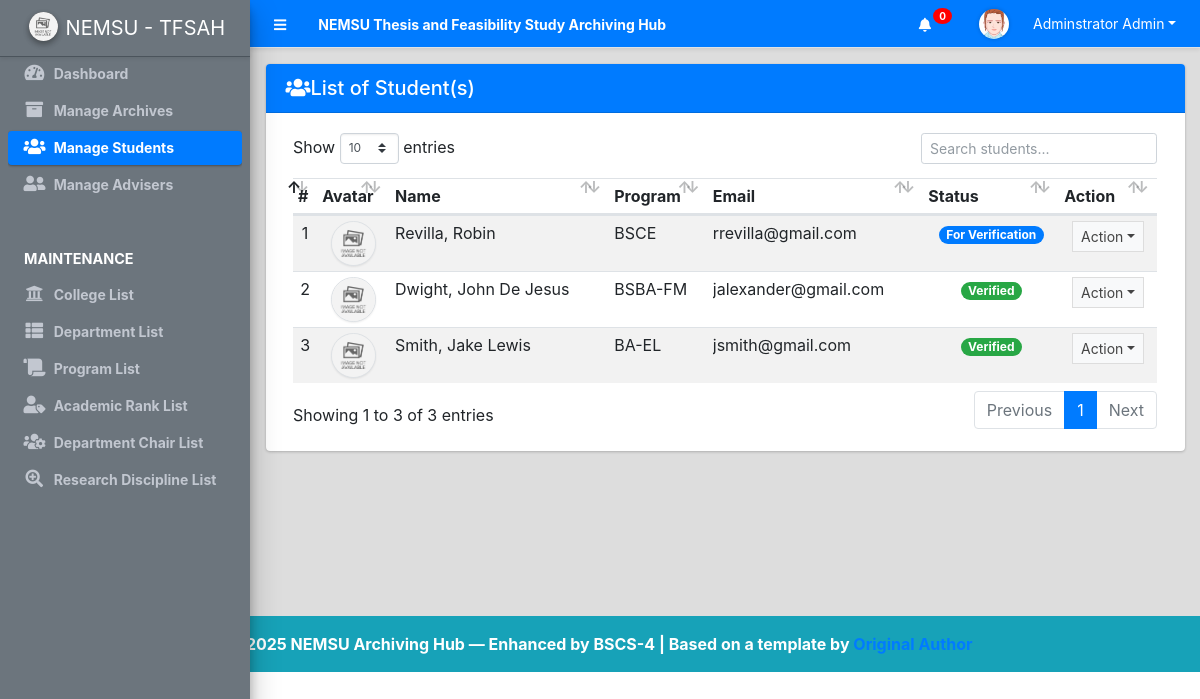
Page /admin/?page=students (signed in) on the committed database.
### tables this page shows
CREATE TABLE `student_list` (
  `id` int(30) NOT NULL,
  `firstname` text NOT NULL,
  `middlename` text NOT NULL,
  `lastname` text NOT NULL,
  `college_id` int(30) NOT NULL,
  `department_id` int(30) NOT NULL,
  `curriculum_id` int(30) NOT NULL,
  `email` text NOT NULL,
  `password` text NOT NULL,
  `gender` varchar(50) NOT NULL,
  `status` tinyint(4) NOT NULL DEFAULT 0,
  `avatar` text NOT NULL,
  `date_created` datetime NOT NULL DEFAULT current_timestamp(),
  `date_updated` datetime DEFAULT NULL ON UPDATE current_timestamp()
);

CREATE TABLE `curriculum_list` (
  `id` int(30) NOT NULL,
  `college_id` int(30) NOT NULL,
  `department_id` int(30) NOT NULL,
  `name` text NOT NULL,
  `description` text NOT NULL,
  `status` tinyint(1) NOT NULL DEFAULT 1,
  `date_created` datetime NOT NULL DEFAULT current_timestamp(),
  `date_updated` datetime DEFAULT NULL ON UPDATE current_timestamp()
);

### config.php (called while the page is built, shortened)
<?php
require_once('classes/DBConnection.php');
require_once('classes/SystemSettings.php');
function validate_image($file){
	if(!empty($file)){
        $ex = explode('?',$file);
        $file = $ex[0];
        $param =  isset($ex[1]) ? '?'.$ex[1]  : '';
		if(is_file(base_app.$file)){
			return base_url.$file.$param;
		}else{
			return base_url.'dist/img/no-image-available.png';
		}
	}else{
		return base_url.'dist/img/no-image-available.png';
	}
}
function isMobileDevice(){
    $aMobileUA = array(
        '/iphone/i' => 'iPhone',
        '/ipod/i' => 'iPod',
        '/ipad/i' => 'iPad',
        '/android/i' => 'Android',
        '/blackberry/i' => 'BlackBerry',
        '/webos/i' => 'Mobile'
    );
    return false;
}
?>

### classes/DBConnection.php (called while the page is built, shortened)
<?php
class DBConnection{
    private $host = DB_SERVER;
    private $username = DB_USERNAME;
    private $password = DB_PASSWORD;
    private $database = DB_NAME;
    public $conn;
    public function __construct(){
        if (!isset($this->conn)) {
            $this->conn = new mysqli($this->host, $this->username, $this->password, $this->database);
        }
    }
}
?>

### classes/SystemSettings.php (called while the page is built, shortened)
<?php
class SystemSettings extends DBConnection{
	function userdata($field = ''){
		if(!empty($field)){
			if(isset($_SESSION['userdata'][$field]))
				return $_SESSION['userdata'][$field];
			else
				return null;
		}else{
			return false;
		}
	}
	function info($field=''){
		if(!empty($field)){
			if(isset($_SESSION['system_info'][$field]))
				return $_SESSION['system_info'][$field];
			else
				return false;
		}else{
			return false;
		}
	}
}
$_settings = new SystemSettings();
?>

### admin/students/index.php (the view, shortened to what this page needs)
<div class="card card-outline">
    <div class="card-header bg-primary text-white d-flex justify-content-between align-items-center">
        <h5 class="mb-0"><i class="fas fa-users me-2"></i>List of Student(s)</h5>
    </div>
    <div class="card-body">
        <div class="container-fluid">
            <table class="table table-hover table-striped">
                <thead>
                    <tr>
                        <th>#</th>
                        <th>Avatar</th>
                        <th>Name</th>
                        <th>Program</th>
                        <th>Email</th>
                        <th>Status</th>
                        <th>Action</th>
                    </tr>
                </thead>
                <tbody>
                    <?php
                        $i = 1;
                        $qry = $conn->query("SELECT
                                                s.id,
                                                s.avatar,
                                                s.firstname,
                                                s.lastname,
                                                s.middlename,
                                                s.email,
                                                s.status,
                                                p.name as program
                                             FROM
                                                student_list s
                                             INNER JOIN
                                                curriculum_list p
                                             ON
                                                s.curriculum_id = p.id
                                             ORDER BY
                                                s.status, s.lastname, s.firstname ASC");
                        while($row = $qry->fetch_assoc()):
                            $full_name = ucwords($row['lastname'] . ', ' . $row['firstname'] . ' ' . $row['middlename']);
                    ?>
                    <tr>
                        <td class="text-center"><?php echo $i++; ?></td>
                        <td class="text-center">
                            <img src="<?php echo validate_image($row['avatar']) ?>" class="img-avatar img-thumbnail p-0 border-2" alt="user_avatar">
                        </td>
                        <td><?php echo $full_name ?></td>
                        <td><?php echo ucwords($row['program']) ?></td>
                        <td><p class="m-0 truncate-1"><?php echo $row['email'] ?></p></td>
                        <td class="text-center">
                            <?php if($row['status'] == 1): ?>
                                <span class="badge badge-pill badge-success">Verified</span>
                            <?php else: ?>
                                <span class="badge badge-pill badge-primary">For Verification</span>
                            <?php endif; ?>
                        </td>
                        <td align="center">
                            <button type="button" class="btn btn-flat btn-default btn-sm dropdown-toggle dropdown-icon" data-toggle="dropdown">
                                Action
                            </button>
                        </td>
                    </tr>
                    <?php endwhile; ?>
                </tbody>
            </table>
        </div>
    </div>
</div>

### admin/index.php (shortened to what this page needs)
<?php require_once('../config.php'); ?>
 <!DOCTYPE html>
<html lang="en" class="" style="height: auto;">
<?php require_once('inc/header.php') ?>
  <body class="sidebar-mini layout-fixed control-sidebar-slide-open layout-navbar-fixed sidebar-mini-md sidebar-mini-xs" data-new-gr-c-s-check-loaded="14.991.0" data-gr-ext-installed="" style="height: auto;">
    <div class="wrapper">
     <?php require_once('inc/topBarNav.php') ?>
     <?php require_once('inc/navigation.php') ?>
     <?php $page = isset($_GET['page']) ? $_GET['page'] : 'home';  ?>
      <div class="content-wrapper pt-3" style="min-height: 567.854px;">
        <section class="content">
          <div class="container-fluid">
            <?php
              if(!file_exists($page.".php") && !is_dir($page)){
                  include '404.html';
              }else{
                if(is_dir($page))
                  include $page.'/index.php';
                else
                  include $page.'.php';
              }
            ?>
          </div>
        </section>
      </div>
      <?php require_once('inc/footer.php') ?>
  </body>
</html>

### admin/inc/header.php (shortened to what this page needs)
<head>
    <link rel="stylesheet" href="<?php echo base_url ?>plugins/fontawesome-free/css/all.min.css">
    <link rel="stylesheet" href="<?php echo base_url ?>plugins/tempusdominus-bootstrap-4/css/tempusdominus-bootstrap-4.min.css">
  <link rel="stylesheet" href="<?php echo base_url ?>plugins/datatables-bs4/css/dataTables.bootstrap4.min.css">
  <link rel="stylesheet" href="<?php echo base_url ?>plugins/datatables-responsive/css/responsive.bootstrap4.min.css">
  <link rel="stylesheet" href="<?php echo base_url ?>plugins/datatables-buttons/css/buttons.bootstrap4.min.css">
  <link rel="stylesheet" href="<?php echo base_url ?>plugins/select2/css/select2.min.css">
  <link rel="stylesheet" href="<?php echo base_url ?>plugins/select2-bootstrap4-theme/select2-bootstrap4.min.css">
    <link rel="stylesheet" href="<?php echo base_url ?>plugins/icheck-bootstrap/icheck-bootstrap.min.css">
    <link rel="stylesheet" href="<?php echo base_url ?>plugins/jqvmap/jqvmap.min.css">
    <link rel="stylesheet" href="<?php echo base_url ?>dist/css/adminlte.css">
    <link rel="stylesheet" href="<?php echo base_url ?>dist/css/custom.css">
    <link rel="stylesheet" href="<?php echo base_url ?>plugins/overlayScrollbars/css/OverlayScrollbars.min.css">
    <link rel="stylesheet" href="<?php echo base_url ?>plugins/daterangepicker/daterangepicker.css">
    <link rel="stylesheet" href="<?php echo base_url ?>plugins/summernote/summernote-bs4.min.css">
  <link rel="stylesheet" href="<?php echo base_url ?>plugins/sweetalert2-theme-bootstrap-4/bootstrap-4.min.css">
  </head>

### admin/inc/topBarNav.php (shortened to what this page needs)
<nav class="main-header navbar navbar-expand navbar-primary border-bottom shadow-sm text-sm">
    <ul class="navbar-nav">
        <li class="nav-item">
            <a class="nav-link text-white" data-widget="pushmenu" href="#" role="button">
                <i class="fas fa-bars"></i>
            </a>
        </li>
        <li class="nav-item d-none d-sm-inline-block">
            <a href="<?php echo base_url ?>" class="nav-link font-weight-bold text-white">
                <?php echo (!isMobileDevice()) ? $_settings->info('name') : $_settings->info('short_name'); ?>
            </a>
        </li>
    </ul>
    <ul class="navbar-nav ml-auto align-items-center">
        <li class="nav-item dropdown">
            <a class="nav-link notification-bell" href="#" id="notificationDropdown" role="button" data-toggle="dropdown" aria-haspopup="true" aria-expanded="false">
                <i class="fas fa-bell" id="notificationIcon"></i>
                <span class="badge badge-danger" id="notificationCount">0</span>
            </a>
        </li>
        <li class="nav-item dropdown ml-3">
            <a href="#" class="nav-link d-flex align-items-center dropdown-toggle text-white" data-toggle="dropdown" role="button" aria-haspopup="true" aria-expanded="false">
                <img src="<?php echo validate_image($_settings->userdata('avatar')) ?>" alt="User Image" class="user-img">
                <span class="ml-3"><?php echo ucwords($_settings->userdata('firstname').' '.$_settings->userdata('lastname')) ?></span>
            </a>
        </li>
    </ul>
</nav>

### admin/inc/navigation.php (shortened to what this page needs)
<aside class="main-sidebar sidebar-dark-primary elevation-4 sidebar-no-expand bg-secondary">
  <a href="<?php echo base_url ?>admin" class="brand-link d-flex align-items-center bg-transparent shadow-sm px-3">
    <img src="<?php echo validate_image($_settings->info('logo')) ?>" alt="Logo" class="brand-image img-circle elevation-2 bg-black me-2" style="width: 1.8rem; height: 1.8rem; object-fit: cover;">
    <span class="brand-text fw-light"><?php echo $_settings->info('short_name') ?></span>
  </a>
  <div class="sidebar">
    <nav class="mt-4 text-bold">
      <ul class="nav nav-pills nav-sidebar flex-column text-sm" data-widget="treeview" role="menu" data-accordion="false">
        <li class="nav-item">
          <a href="./" class="nav-link nav-home">
            <i class="nav-icon fas fa-tachometer-alt"></i>
            <p>Dashboard</p>
          </a>
        </li>
        <li class="nav-item">
          <a href="<?php echo base_url ?>admin/?page=archives" class="nav-link nav-archives">
            <i class="nav-icon fas fa-archive"></i>
            <p>
              <?php echo $_settings->userdata('type') == 1 ? 'Manage Archives' : 'Manage Dept. Archives'; ?>
            </p>
          </a>
        </li>
        <?php if ($_settings->userdata('type') == 1): ?>
        <li class="nav-item">
          <a href="<?php echo base_url ?>admin/?page=students" class="nav-link nav-students">
            <i class="nav-icon fas fa-users"></i>
            <p>Manage Students</p>
          </a>
        </li>
        <?php endif; ?>
        <li class="nav-item">
          <a href="<?php echo base_url ?>admin/?page=adviser" class="nav-link nav-adviser">
            <i class="nav-icon fas fa-user-friends"></i>
            <p>
              <?php echo $_settings->userdata('type') == 1 ? 'Manage Advisers' : 'Manage Dept. Advisers'; ?>
            </p>
          </a>
        </li>
        <?php if ($_settings->userdata('type') == 1): ?>
        <li class="nav-header text-uppercase text-muted fw-bold mt-3 text-white">Maintenance</li>
        <li class="nav-item">
          <a href="<?php echo base_url ?>admin/?page=college" class="nav-link nav-college">
            <i class="nav-icon fas fa-university"></i>
            <p>College List</p>
          </a>
        </li>
        <li class="nav-item">
          <a href="<?php echo base_url ?>admin/?page=departments" class="nav-link nav-departments">
            <i class="nav-icon fas fa-th-list"></i>
            <p>Department List</p>
          </a>
        </li>
        <li class="nav-item">
          <a href="<?php echo base_url ?>admin/?page=program" class="nav-link nav-program">
            <i class="nav-icon fas fa-scroll"></i>
            <p>Program List</p>
          </a>
        </li>
        <li class="nav-item">
          <a href="<?php echo base_url ?>admin/?page=position" class="nav-link nav-position">
            <i class="nav-icon fas fa-user-tag"></i>
            <p>Academic Rank List</p>
          </a>
        </li>
        <li class="nav-item">
          <a href="<?php echo base_url ?>admin/?page=user/list" class="nav-link nav-user_list">
            <i class="nav-icon fas fa-users-cog"></i>
            <p>Department Chair List</p>
          </a>
        </li>
        <li class="nav-item">
          <a href="<?php echo base_url ?>admin/?page=discipline" class="nav-link nav-discipline">
            <i class="nav-icon fa fa-search-plus"></i>
            <p>Research Discipline List</p>
          </a>
        </li>
        <?php endif; ?>
      </ul>
    </nav>
  </div>
</aside>

### admin/inc/footer.php (shortened to what this page needs)
<footer class="bg-info text-center text-muted py-3 mt-auto">
    <strong>
        © 2025 NEMSU Archiving Hub — Enhanced by BSCS-4 | Based on a template by
        <a href="https://www.sourcecodester.com/php/15083/online-thesis-archiving-system-using-phpoop-free-source-code.html" target="_blank">Original Author</a>
  </strong>
</footer>

### admin/inc/topBarNav.php (style rules this page uses)
.user-img { height: 30px; width: 30px; object-fit: cover; border-radius: 50%; margin-right: 8px; box-shadow: 0 0 4px rgba(0,0,0,0.2); }
.notification-bell i { font-size: 1.5rem; color: #FFFFFF; transition: color 0.3s ease, transform 0.2s ease; }
.notification-bell { position: relative; }
.notification-bell .badge { position: absolute; top: 0px; right: -5px; font-size: 10px; background-color: red; color: white; border-radius: 50%; padding: 3px 6px; }

### admin/students/index.php (style rules this page uses)
.img-avatar { width: 45px; height: 45px; object-fit: cover; object-position: center center; border-radius: 100%; }

### rows in the picture
student_list: full_name "Revilla, Robin", curriculum.name "BSCE", email "rrevilla@gmail.com", status "For Verification"
student_list: full_name "Dwight, John De Jesus", curriculum.name "BSBA-FM", email "jalexander@gmail.com", status "Verified"
student_list: full_name "Smith, Jake Lewis", curriculum.name "BA-EL", email "jsmith@gmail.com", status "Verified"

### other values in the picture
$_settings->info('name') "NEMSU Thesis and Feasibility Study Archiving Hub"
$_settings->userdata('firstname').' '.$_settings->userdata('lastname') "Adminstrator Admin"
$_settings->info('short_name') "NEMSU - TFSAH"
